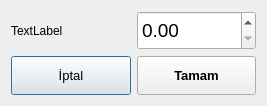
<?xml version="1.0" encoding="UTF-8"?>
<ui version="4.0">
 <class>SevkMiktarDialog</class>
 <widget class="QDialog" name="SevkMiktarDialog">
  <property name="geometry">
   <rect>
    <x>0</x>
    <y>0</y>
    <width>267</width>
    <height>106</height>
   </rect>
  </property>
  <property name="windowTitle">
   <string>Dialog</string>
  </property>
  <layout class="QGridLayout" name="gridLayout">
   <item row="0" column="0">
    <widget class="QLabel" name="label">
     <property name="sizePolicy">
      <sizepolicy hsizetype="Preferred" vsizetype="Minimum">
       <horstretch>0</horstretch>
       <verstretch>0</verstretch>
      </sizepolicy>
     </property>
     <property name="text">
      <string>TextLabel</string>
     </property>
    </widget>
   </item>
   <item row="0" column="1">
    <widget class="QDoubleSpinBox" name="doubleSpinBox_selected">
     <property name="sizePolicy">
      <sizepolicy hsizetype="Minimum" vsizetype="Minimum">
       <horstretch>0</horstretch>
       <verstretch>0</verstretch>
      </sizepolicy>
     </property>
     <property name="font">
      <font>
       <pointsize>14</pointsize>
      </font>
     </property>
    </widget>
   </item>
   <item row="1" column="0">
    <widget class="QPushButton" name="pushButton_iptal">
     <property name="sizePolicy">
      <sizepolicy hsizetype="Minimum" vsizetype="Minimum">
       <horstretch>0</horstretch>
       <verstretch>0</verstretch>
      </sizepolicy>
     </property>
     <property name="font">
      <font>
       <pointsize>10</pointsize>
      </font>
     </property>
     <property name="text">
      <string>İptal</string>
     </property>
    </widget>
   </item>
   <item row="1" column="1">
    <widget class="QPushButton" name="pushButton_tamam">
     <property name="sizePolicy">
      <sizepolicy hsizetype="Minimum" vsizetype="Minimum">
       <horstretch>0</horstretch>
       <verstretch>0</verstretch>
      </sizepolicy>
     </property>
     <property name="font">
      <font>
       <pointsize>10</pointsize>
       <weight>75</weight>
       <bold>true</bold>
      </font>
     </property>
     <property name="text">
      <string>Tamam</string>
     </property>
    </widget>
   </item>
  </layout>
 </widget>
 <resources/>
 <connections/>
</ui>
